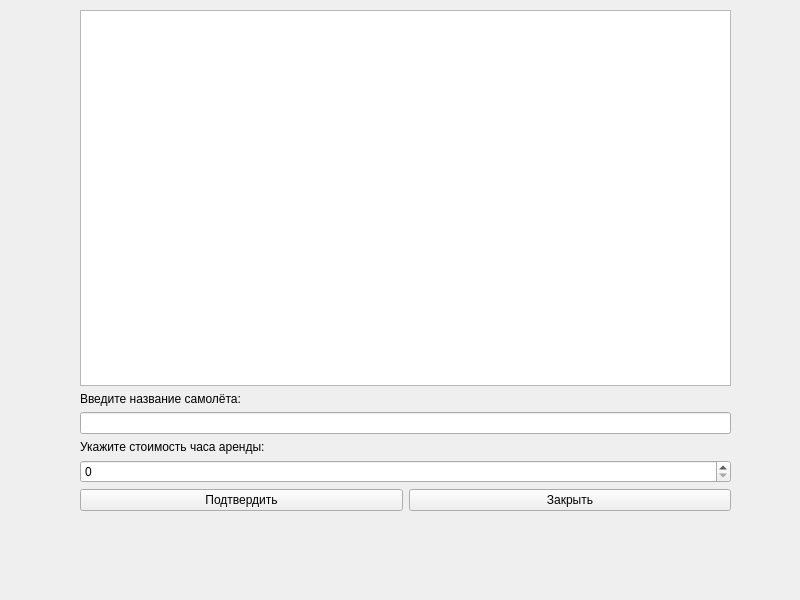
<?xml version="1.0" encoding="UTF-8"?>
<ui version="4.0">
 <class>admin_plane_addition</class>
 <widget class="QWidget" name="admin_plane_addition">
  <property name="geometry">
   <rect>
    <x>0</x>
    <y>0</y>
    <width>800</width>
    <height>600</height>
   </rect>
  </property>
  <property name="windowTitle">
   <string>Form</string>
  </property>
  <widget class="QWidget" name="verticalLayoutWidget">
   <property name="geometry">
    <rect>
     <x>80</x>
     <y>10</y>
     <width>651</width>
     <height>501</height>
    </rect>
   </property>
   <layout class="QVBoxLayout" name="verticalLayout">
    <item>
     <widget class="QTableView" name="tableView"/>
    </item>
    <item>
     <widget class="QLabel" name="label">
      <property name="text">
       <string>Введите название самолёта:</string>
      </property>
     </widget>
    </item>
    <item>
     <widget class="QLineEdit" name="name_input"/>
    </item>
    <item>
     <widget class="QLabel" name="label_2">
      <property name="text">
       <string>Укажите стоимость часа аренды:</string>
      </property>
     </widget>
    </item>
    <item>
     <widget class="QSpinBox" name="pricing_input">
      <property name="maximum">
       <number>1000</number>
      </property>
     </widget>
    </item>
    <item>
     <layout class="QHBoxLayout" name="horizontalLayout">
      <item>
       <widget class="QPushButton" name="accept">
        <property name="text">
         <string>Подтвердить</string>
        </property>
       </widget>
      </item>
      <item>
       <widget class="QPushButton" name="cancel">
        <property name="text">
         <string>Закрыть</string>
        </property>
       </widget>
      </item>
     </layout>
    </item>
   </layout>
  </widget>
 </widget>
 <resources/>
 <connections/>
</ui>
